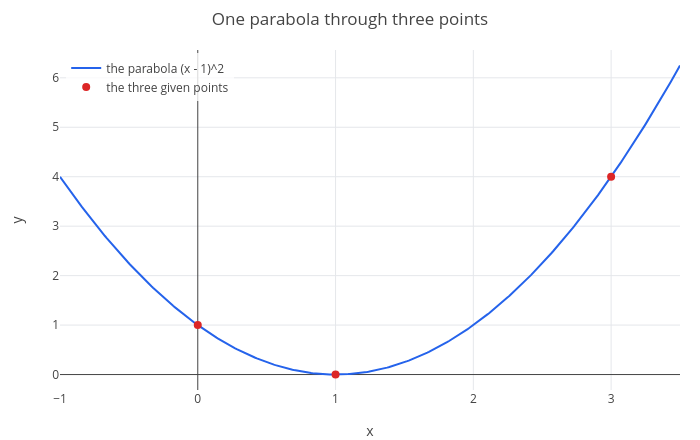

Notebook code for this chart:
### Markdown cell above
So $a = 1$, $b = -2$, $c = 1$, and the parabola is $x^2 - 2x + 1 = (x - 1)^2$. To check, draw it together with the
three points. The command `scatter(data, [x y])` draws points: `data` has one row per point, here $[x\ y]$, and
`[x y]` names the two columns (the first goes across, the second up):

### Code cell
pts = [0 1; 1 0; 3 4];
fit = labels(plot((x - 1)^2, x, -1, 3.5), "x", "y");
p = show(fit, scatter(pts, [x y]));
title(legend(p, "the parabola (x - 1)^2", "the three given points"), "One parabola through three points")

### Figure 1 — Plotly figure (JSON) as saved in the notebook; plotly's stock layout.template omitted (floating-point values rounded to 4 significant figures; data arrays with more than 128 entries replaced by an {"elided": "..."} marker saying what was removed)
{"data": [{"line": {"color": "#2563eb", "width": 2}, "mode": "lines", "name": "the parabola (x - 1)^2", "type": "scatter", "x": {"elided": "402 float values"}, "y": {"elided": "402 float values"}}, {"marker": {"color": "#dc2626", "size": 8}, "mode": "markers", "name": "the three given points", "type": "scatter", "x": [0, 1, 3], "y": [1, 0, 4]}], "layout": {"height": 440, "legend": {"bgcolor": "rgba(255,255,255,0.8)", "x": 0.01, "xanchor": "left", "y": 0.99, "yanchor": "top"}, "margin": {"b": 50, "l": 60, "r": 20, "t": 50}, "showlegend": true, "title": {"text": "One parabola through three points"}, "width": 700, "xaxis": {"title": {"text": "x"}, "zeroline": true}, "yaxis": {"range": [-0.3125, 6.562], "title": {"text": "y"}, "zeroline": true}}}
